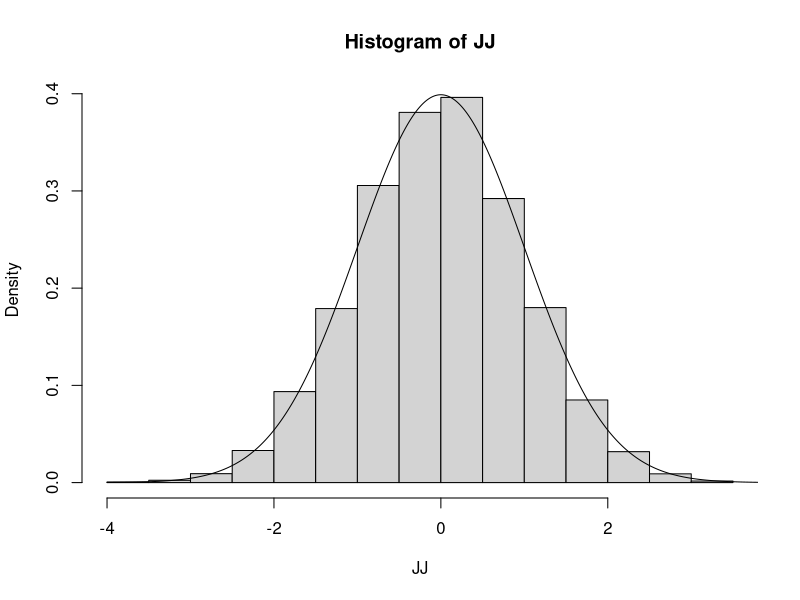

Here is the R script that generated this plot: (Note: this script raises an error after producing the figure.)
library(MASS)
HMCVer1 <- function(TotalSamples, densityA,M, q,epsilon,L, densitydiff, burnin) {
  oldq <-qtandepsilon <- q #Initialisation of q and qtandepsilon
  d <- length(q) #Dimensions
  if(length(M)>1){MassVector <- colSums(M)} else MassVector <- M
  N <- TotalSamples+burnin; #How many samples will be needed
  Samples <- matrix(0,N,d);
  #For allocation of memory
  p <- mvrnorm(N,rep(0,d),diag(d)); 
  #Generate multivariate normal, this is an N by d quantity. I generate all at once here.
  for (k in 1:N){
    oldp <-ptplusepsilon <- p[k,] 
    #Take one momentum vector.
    for (t in 1:L){
      #LeapFrog L times with step size epsilon
      ptplusepsilonhalf= ptplusepsilon - (epsilon/2)*densitydiff(qtandepsilon)
      qtandepsilon =  qtandepsilon + ((epsilon/MassVector)*ptplusepsilonhalf)
      #Assume independent in p vector hence use column sums
      ptplusepsilon= ptplusepsilonhalf - (epsilon/2)*densitydiff(qtandepsilon)
    }
    OldUenergy= -log(densityA(oldq));
    #Energy of target densityA at old state
    OldKenergy= sum((oldp^2/MassVector))/2;
    #Energy of momentum at Old state
    OldHamiltonian= OldUenergy+OldKenergy;
    #Old Hamiltonian
    ProposeUenergy= -log(densityA(qtandepsilon));
    ProposeKenergy=sum((ptplusepsilon^2/MassVector))/2;
    #return(c(ProposeKenergy))
    #Propose Energy
    ProposeHamiltonian=ProposeUenergy+ProposeKenergy;
  
    #Propose Hamiltonian
    if (runif(1)< exp(OldHamiltonian-ProposeHamiltonian)) {
      oldp=ptplusepsilon;
      oldq=qtandepsilon;
    #Metropolis Hastings, if accepted move to new state
    }
    Samples[k]=oldq
    #Samples
    #forget Intialisation
  }
  return(Samples[(burnin+1:N),])
}


JJ <- HMCVer1(TotalSamples = 10000,densityA = dnorm,M=1,q = 0,epsilon = 0.05,L = 20,densitydiff = function(x) x,burnin = 0)
hist(JJ,freq=F)
lines(seq(-4,4,0.01),dnorm(seq(-4,4,0.01)))

# Multivariate example - needs work
JJ <- HMCVer1(TotalSamples = 1000,densityA = function(l) dmvnorm(l,c(0,0),matrix(c(1,0.7,0.7,1),2,2)),q = c(0,0),M=diag(length(q)),epsilon = 0.05,L = 60,densitydiff = function(x) t(t(x)%*%solve(matrix(c(1,0.7,0.7,1),2,2))), burnin = 0)



